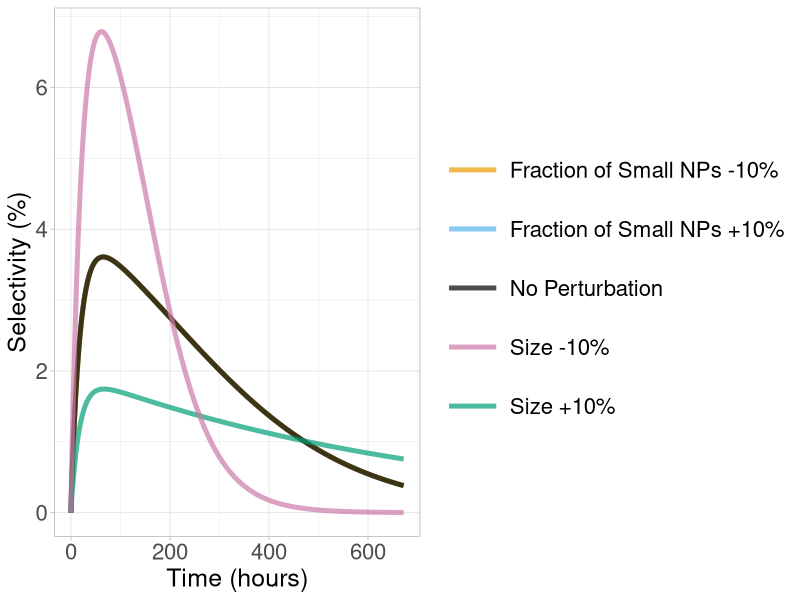
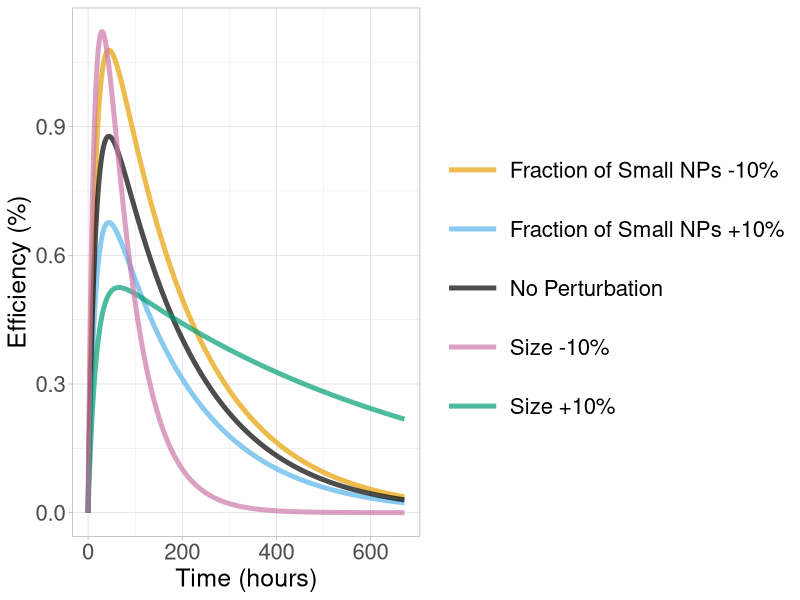

Reproduce these figures in R, in order. (Note: this script raises an error after producing the figures.)
# Working directory
library(ggplot2)
library(deSolve)

setwd("C:/Users/ptsir/Documents/GitHub/NP_mediated_drug_delivery")
#####################################
### Function to create Parameters ###
#####################################
create.params <<- function(weight){
  # Physiological parameters units
  # V_blood, V_ven, V_art (ml): Volume of total blood, venous blood and arterial blood
  # w_i (g):                    mass of tissue or organ "i"
  # V_tis_i (ml):                volume of tissue or organ "i"
  # V_cap_i (ml):                volume of capillary blood in tissue "i"
  # Q_i, Q_total (ml/h):        regional blood flow of tissue or organ "i"
  
  # List with names of  compartments
  compartments <- list("RoB"="RoB","Heart"="Heart", "Kidneys"="Kidneys", 
                       "Brain"="Brain", "Spleen"="Spleen",
                       "Lungs"="Lungs", "Liver"="Liver", "Uterus"="Uterus", 
                       "Bone"="Bone", "Adipose"="Adipose", "Skin"="Skin",
                       "MusCLE_fs"="MusCLE_fs",
                       "GIT"="GIT") # List with names of all possible compartments
  
  ### Density of tissues/organs
  d_tissue <- 1 #g/ml
  d_skeleton <- 1.92 #g/ml
  d_adipose <- 0.940 #g/ml
  
  Q_total <- (1.54*weight^0.75)*60 # Total Cardiac Output (ml/h)
  
  Total_Blood <- 0.06*weight+0.77 # Total blood volume (ml)
  
  #The following equation gives the  adipose % of body weight 
  fr_ad <- 0.0199*weight + 1.644 # w in g,  Brown et al.1997 p.420. 
  #read data from excel
  fractions <- openxlsx::read.xlsx("Rat_physiological_parameters.xlsx",
                                   sheet = 1, colNames = T, rowNames = T)
  fractions <- as.matrix(sapply(fractions, as.numeric))
  rownames(fractions) <- compartments
  
  #Tissue weight fraction 
  Tissue_fractions <- fractions[,1]/100 # % of BW. Na values refers to the volume of the rest organs(RoB)
  Tissue_fractions[10] <- fr_ad/100
  #Regional blood flow fraction
  Regional_flow_fractions <- fractions[,2]/100 # % of total cardiac output
  #Capillary volume fractions (fractions of tissue volume)
  Capillary_fractions <- fractions[,3] # of tissue volume
  
  W_tis <- rep(0,length(compartments))
  V_tis <- rep(0,length(compartments))
  V_cap <- rep(0,length(compartments))
  
  # Retrieval of tissue weight fractions
  fw_heart <- Tissue_fractions[2]
  fw_kidneys <- Tissue_fractions[3]
  fw_brain <- Tissue_fractions[4]
  fw_spleen <-Tissue_fractions[5]
  fw_lungs <- Tissue_fractions[6]
  fw_liver <- Tissue_fractions[7]
  fw_skeleton <- Tissue_fractions[8]
  fw_uterus <- Tissue_fractions[9]
  fw_adipose <- Tissue_fractions[10]
  fw_skin <- Tissue_fractions[11]
  fw_musCLE_fs <- Tissue_fractions[12]
  fw_git <- Tissue_fractions[13]
  
  ### Calculation of tissue weights  
  W_tis[2] <- fw_heart*weight
  W_tis[3] <- fw_kidneys*weight
  W_tis[4] <- fw_brain*weight
  W_tis[5] <- fw_spleen*weight
  W_tis[6] <- fw_lungs*weight
  W_tis[7] <- fw_liver*weight
  W_tis[8] <- fw_uterus*weight
  W_tis[9] <- fw_skeleton*weight
  W_tis[10] <- fw_adipose*weight
  W_tis[11] <- fw_skin*weight
  W_tis[12] <- fw_musCLE_fs*weight
  W_tis[13] <- fw_git*weight
  
  for (i in 1:length(compartments)) {
    ###Calculation of tissue volumes
    if (i==9){
      V_tis[i] <- W_tis[i]/d_skeleton
    } else if(i==10){
      V_tis[i] <- W_tis[i]/d_adipose
    } else{
      V_tis[i] <- W_tis[i]/d_tissue 
    }
    
    ###Calculation of capillary volumes
    V_cap[i] <- V_tis[i]*Capillary_fractions[i]
  }
  
  
  ### Calculations for "Soft tissue" compartment
  W_tis[1] <- weight - sum(W_tis[2:length(W_tis)], na.rm = TRUE)-Total_Blood
  V_tis[1] <- W_tis[1]     
  
  Vven=0.64*Total_Blood
  Vart=0.15*Total_Blood
  
  V_lu_is <- V_tis[6] 
  V_lu_cap <- V_cap[6] 
  V_rob_is <- sum(V_tis)-V_tis[6]
  V_rob_cap <- sum(V_cap)-V_cap[6]
  
  return(c("Q_blood_total"=Q_total,  "V_ven"=Vven, "V_art"=Vart,
           "V_lu_is" = V_lu_is, "V_rob_is" = V_rob_is,
           "V_lu_cap" = V_lu_cap, "V_rob_cap" = V_rob_cap))
}


#===============================================
#2. Function to create initial values for ODEs 
#===============================================

create.inits <<- function(dose, fraction){
  M_lu_cap_small<-0; M_lu_is_small<-0;M_lu_cell_small <- 0; M_lu_pc_small <- 0;
  M_rob_cap_small<-0; M_rob_is_small<-0; 
  M_rob_cell_small <- 0; M_rob_pc_small <- 0;
  M_ven_small <- dose*fraction; M_art_small<-0; M_excreta_small<-0
  
  M_lu_cap_big<-0; M_lu_is_big<-0;M_lu_cell_big <- 0; M_lu_pc_big <- 0; 
  M_rob_cap_big<-0; M_rob_is_big<-0; 
  M_rob_cell_big <- 0; M_rob_pc_big <- 0;
  M_ven_big <- dose*(1-fraction); M_art_big<-0; M_excreta_big<-0
  
  return(c( "M_lu_cap_small" = M_lu_cap_small, "M_lu_is_small"=M_lu_is_small,
            "M_lu_cell_small" = M_lu_cell_small,
            "M_lu_pc_small" = M_lu_pc_small,
            "M_rob_cap_small"=M_rob_cap_small, "M_rob_is_small"=M_rob_is_small,
            "M_rob_cell_small" = M_rob_cell_small,
            "M_rob_pc_small" = M_rob_pc_small,
            "M_ven_small" = M_ven_small, "M_art_small" = M_art_small,
            "M_excreta_small" = M_excreta_small,
            
            "M_lu_cap_big" = M_lu_cap_big, "M_lu_is_big"=M_lu_is_big,
            "M_lu_cell_big" = M_lu_cell_big,
            "M_lu_pc_big" = M_lu_pc_big,
            "M_rob_cap_big"=M_rob_cap_big, "M_rob_is_big"=M_rob_is_big,
            "M_rob_cell_big" = M_rob_cell_big,
            "M_rob_pc_big" = M_rob_pc_big,
            "M_ven_big" = M_ven_big, "M_art_big" = M_art_big,"M_excreta_big" = M_excreta_big))
  
}
#==============
#3. ODEs System
#==============
Rat_model <<- function(time, inits, params){
  with(as.list(c(inits, params)),{
    #Estimate the interpolated weights
    if (time<=7*24){
      interpolated_weight = round(229+ time*(243-229)/(7*24))
    }else{
      interpolated_weight =  round(243 + (time-7*24)*(288-243)/((28-7)*24))
    }
    #Find the position of the interpolated weight
    which_weight <- which(all_weights == interpolated_weight)
    # Obtain physiological parameters based on interpolated weight
    parameters <- physiological_pars[[which_weight]]
    Q_blood_total <- parameters["Q_blood_total"]
    V_ven <- parameters["V_ven"]
    V_art <- parameters["V_art"]
    V_lu_is <-  parameters["V_lu_is"]
    V_lu_cap <-  parameters["V_lu_cap"]
    V_rob_is <- parameters["V_rob_is"]
    V_rob_cap <- parameters["V_rob_cap"]
    GFRC = 62.1	#glomerular filtration rate (L/hr/kg kidney) (male); Corley, 2005
    MK <- interpolated_weight * (0.73/100) #kidney mass in g
    GFR = GFRC*(MK/1000)*1000	#scaled glomerular filtration rate (mL/hr)
    
    Q_total <- Q_blood_total*(1-Hct)
    QL_lu <- Q_total/500
    QL_rob <- Q_total/500
    
    # Concentrations (micro grams of NPs)/(mL tissue)
    C_lu_is_small <- M_lu_is_small/V_lu_is
    C_lu_cap_small <- M_lu_cap_small/V_lu_cap
    C_rob_is_small <- M_rob_is_small/V_rob_is
    C_rob_cap_small <- M_rob_cap_small/V_rob_cap
    C_ven_small <- M_ven_small/V_ven
    C_art_small <- M_art_small/V_art
    
    C_lu_is_big <- M_lu_is_big/V_lu_is
    C_lu_cap_big <- M_lu_cap_big/V_lu_cap
    C_rob_is_big <- M_rob_is_big/V_rob_is
    C_rob_cap_big <- M_rob_cap_big/V_rob_cap
    C_ven_big <- M_ven_big/V_ven
    C_art_big <- M_art_big/V_art
    
    #Estimate lung's reflection coefficient
    a_lu <- np_size/lung_pore_size
    if(np_size>lung_pore_size){
      a_lu <- 1
    }
    Phi_lu = (1-a_lu)^2
    F_lu <- (((1-a_lu^2)^(3/2))*Phi_lu)/(1+0.2*(a_lu^2)*(1-a_lu^2)^16)
    G_lu <- ((1- (2*a_lu^2)/3 - 0.20217*a_lu^5 )/ (1-0.75851*a_lu^5)) - (0.0431*(1-(1-a_lu^10)))
    sigma_lu <- 1-(1-(1-Phi_lu)^2)*G_lu+2*a_lu^2*Phi_lu*F_lu
    
    #Estimate rob reflection coefficient
    a_rob <- np_size/rob_pore_size
    if(np_size>rob_pore_size){
      a_rob <- 1
    }
    Phi_rob = (1-a_rob)^2
    F_rob <- (((1-a_rob^2)^(3/2))*Phi_rob)/(1+0.2*(a_rob^2)*(1-a_rob^2)^16)
    G_rob <- ((1- (2*a_rob^2)/3 - 0.20217*a_rob^5 )/ (1-0.75851*a_rob^5)) - (0.0431*(1-(1-a_rob^10)))
    sigma_rob <- 1-(1-(1-Phi_rob)^2)*G_rob+2*a_rob^2*Phi_rob*F_rob
    
    #----------------------------------------------------------------
    # For small particles that can undergo glomerular filtration 
    #----------------------------------------------------------------
    # Lungs
    dM_lu_cap_small <-  Q_total*C_ven_small - (Q_total-QL_lu)*C_lu_cap_small -
      (1-sigma_lu)*QL_lu*C_lu_cap_small 
    dM_lu_is_small <- (1-sigma_lu)*QL_lu*C_lu_cap_small   -QL_lu*C_lu_is_small -
      k_lu_in *M_lu_is_small + k_lu_out *M_lu_cell_small #- M_lu_is*pc_lu
    dM_lu_cell_small <-k_lu_in *M_lu_is_small - k_lu_out *M_lu_cell_small
    dM_lu_pc_small <-  0#M_lu_is*pc_lu
    
    #Rest of the body
    dM_rob_cap_small <-  Q_total*C_art_small - (Q_total-QL_rob)*C_rob_cap_small - 
      (1-sigma_rob)*QL_rob*C_rob_cap_small - M_rob_cap_small*pc_rob
    dM_rob_is_small <- (1-sigma_rob)*QL_rob*C_rob_cap_small - QL_rob*C_rob_is_small -
      k_rob_in *M_rob_is_small + k_rob_out *M_rob_cell_small 
    dM_rob_cell_small <- k_rob_in *M_rob_is_small - k_rob_out *M_rob_cell_small - 
      CLE_f*M_rob_cell_small
    dM_rob_pc_small <- M_rob_cap_small*pc_rob
    
    # Venous Blood
    dM_ven_small <- (Q_total-QL_rob)*C_rob_cap_small + QL_rob*C_rob_is_small + 
      QL_lu*C_lu_is_small- Q_total*C_ven_small
    
    # Arterial Blood
    dM_art_small <- (Q_total-QL_lu)*C_lu_cap_small - Q_total*C_art_small - 
      GFR*C_art_small
    
    # Excreta
    dM_excreta_small <- CLE_f*M_rob_cell_small+GFR*C_art_small
    
    #----------------------------------------------------------------
    # For big particles that cannot undergo glomerular filtration
    #----------------------------------------------------------------
    # Lungs
    dM_lu_cap_big <-  Q_total*C_ven_big - (Q_total-QL_lu)*C_lu_cap_big -
      (1-sigma_lu)*QL_lu*C_lu_cap_big 
    dM_lu_is_big <- (1-sigma_lu)*QL_lu*C_lu_cap_big   -QL_lu*C_lu_is_big -
      k_lu_in *M_lu_is_big + k_lu_out *M_lu_cell_big #- M_lu_is*pc_lu
    dM_lu_cell_big <-k_lu_in *M_lu_is_big - k_lu_out *M_lu_cell_big
    dM_lu_pc_big <-  0#M_lu_is*pc_lu
    
    #Rest of the body
    dM_rob_cap_big <-  Q_total*C_art_big - (Q_total-QL_rob)*C_rob_cap_big - 
      (1-sigma_rob)*QL_rob*C_rob_cap_big - M_rob_cap_big*pc_rob
    dM_rob_is_big <- (1-sigma_rob)*QL_rob*C_rob_cap_big - QL_rob*C_rob_is_big -
      k_rob_in *M_rob_is_big + k_rob_out *M_rob_cell_big 
    dM_rob_cell_big <- k_rob_in *M_rob_is_big - k_rob_out *M_rob_cell_big - 
      CLE_f*M_rob_cell_big
    dM_rob_pc_big <- M_rob_cap_big*pc_rob
    
    # Venous Blood
    dM_ven_big <- (Q_total-QL_rob)*C_rob_cap_big + QL_rob*C_rob_is_big + 
      QL_lu*C_lu_is_big- Q_total*C_ven_big
    
    # Arterial Blood
    dM_art_big <- (Q_total-QL_lu)*C_lu_cap_big - Q_total*C_art_big  
    
    
    # Excreta
    dM_excreta_big <- CLE_f*M_rob_cell_big
    
    # Total amounts of NPs
    Whole_blood <- M_art_small + M_ven_small + M_art_big + M_ven_big
    Lungs <- M_lu_cap_small + M_lu_is_small + M_lu_pc_small + M_lu_cell_small+
      M_lu_cap_big + M_lu_is_big + M_lu_pc_big + M_lu_cell_big
    Rob <- M_rob_cap_small + M_rob_is_small + M_rob_cell_small + M_rob_pc_small + 
      M_rob_cap_big + M_rob_is_big + M_rob_cell_big + M_rob_pc_big
    Excreta <- M_excreta_small  +M_excreta_big 
    
    NP_tot <- Whole_blood + Lungs + Rob + Excreta
    selectivity <- (M_lu_cell_small+M_lu_cell_big)/(Whole_blood + Rob + Lungs)
    efficiency <- (M_lu_cell_small+M_lu_cell_big)/NP_tot   
    
    list(c("dM_lu_cap_small" = dM_lu_cap_small, "dM_lu_is_small" = dM_lu_is_small, 
           "dM_lu_cell_small" = dM_lu_cell_small,"dM_lu_pc_small" = dM_lu_pc_small,
           "dM_rob_cap_small" = dM_rob_cap_small, "dM_rob_is_small" = dM_rob_is_small, 
           "dM_rob_cell_small" = dM_rob_cell_small, 
           "dM_rob_pc_small" = dM_rob_pc_small,
           "dM_ven_small" = dM_ven_small,"dM_art_small" = dM_art_small,
           "dM_excreta_small" = dM_excreta_small,
           "dM_lu_cap_big" = dM_lu_cap_big, "dM_lu_is_big" = dM_lu_is_big, 
           "dM_lu_cell_big" = dM_lu_cell_big,"dM_lu_pc_big" = dM_lu_pc_big,
           "dM_rob_cap_big" = dM_rob_cap_big, "dM_rob_is_big" = dM_rob_is_big, 
           "dM_rob_cell_big" = dM_rob_cell_big, 
           "dM_rob_pc_big" = dM_rob_pc_big,
           "dM_ven_big" = dM_ven_big,"dM_art_big" = dM_art_big,
           "dM_excreta_big" = dM_excreta_big), 
         "Whole_blood"=Whole_blood,"Lungs" = Lungs, "Rob" = Rob, "Excreta" = Excreta,
         "selectivity" =selectivity, "efficiency" = efficiency )
  })
}

# Function for estimating perturbations of response based on changes in size
perturbations <- function(physiological_pars,all_weights,
                          fraction_perturbation = 1, np_size_perturbation = 1){
  
  fraction <- 0.697*fraction_perturbation
  inits <- create.inits(unname(dose), fraction)
  
  parms <- c("rob_pore_size" = 7.29, 
             "lung_pore_size" =8.84,
             "CLE_f" = 21500,
             "pc_rob" = 0.0039 ,
             "k_rob_in" =  3,
             "k_rob_out" = 0.94 ,
             "Hct" = 0.45,"np_size" =6.5 * np_size_perturbation,
             'k_lu_in' = 0.400,  'k_lu_out' =0.0598,
             "physiological_pars" = physiological_pars, 
             "all_weights" = all_weights)
  sol_times <- seq(0,28*24, 1 )
  solution <- data.frame(deSolve::ode(times = sol_times,  func = Rat_model,
                                      y = inits, parms = parms, method="lsodes",
                                      rtol = 1e-7, atol = 1e-7))

  return(solution)
}

##############################################################################
################################################################################


# Load the data for PFAS concentration
data_concentration <- t(openxlsx::read.xlsx ('PEG-AU-NPs.xlsx', 
                                             sheet = "Kozics_concentration", 
                                             colNames = TRUE, rowNames = TRUE))
data_mass <- t(openxlsx::read.xlsx ('PEG-AU-NPs.xlsx', 
                                    sheet = "Kozics_mass", 
                                    colNames = TRUE, rowNames = TRUE)[1:5,])

dose_per_weight <- 0.7 #mg/kg
dose <<- dose_per_weight*229
#The percentage of gold recovery in the analyzed samples
#detected 1 h after i.v. injection accounted for approximately 68.5% of the total injected
#dose.
#dose <- rowSums(data_mass)[1]/0.685 
df <- data.frame(time = c(1, 4, 24, 7*24, 28*24), lungs = unname(data_mass[,"lungs"]), 
                 rob = unname(data_mass[,"liver"]+ data_mass[,"spleen"] + 
                                data_mass[,"kidneys"]),  excreta = rep(NA, 5),
                 blood = unname(data_mass[,"blood"]))
df$excreta <- dose - (df$lungs+df$rob+df$blood)
# Vector of all possible interpolated weights
all_weights <- 229:288 #g
physiological_pars <- list()
for(i in 1:length(all_weights)){
  physiological_pars[[i]] <- create.params(all_weights[i])
}

baseline <- perturbations(physiological_pars,all_weights)
fraction_1.1 <- perturbations(physiological_pars,all_weights,fraction_perturbation = 1.1)
fraction_0.9 <- perturbations(physiological_pars,all_weights,fraction_perturbation = 0.9)
size_1.1 <- perturbations(physiological_pars,all_weights,np_size_perturbation = 1.1)
size_0.9 <- perturbations(physiological_pars,all_weights,np_size_perturbation = 0.9)


selectivity_df <- data.frame(time = baseline$time, baseline = 100*baseline$selectivity, 
                             fraction_1.1 = 100*fraction_1.1$selectivity,
                             fraction_0.9 =  100*fraction_0.9$selectivity,
                             size_1.1 = 100*size_1.1$selectivity,
                             size_0.9 = 100*size_0.9$selectivity)

cls <-  c("Fraction of Small NPs +10%" = "#56B4E9", "Fraction of Small NPs -10%" = "#E69F00",
          "No Perturbation" ="#000000", "Size +10%" = "#009E73", "Size -10%" ="#CC79A7")

# Selectivity plot
selectivity_plot <- ggplot(data = selectivity_df)+
  geom_line( aes(x=time, y=fraction_1.1, color = "Fraction of Small NPs +10%" ), size=1.7, alpha = 0.7)+
  geom_line( aes(x=time, y=fraction_0.9, color = "Fraction of Small NPs -10%" ), size=1.7, alpha = 0.7)+
  geom_line(aes(x=time, y=baseline, color = "No Perturbation" ), size=1.7, alpha = 0.7)+
  geom_line(aes(x=time, y=size_1.1, color = "Size +10%" ), size=1.7, alpha = 0.7)+
  geom_line(aes(x=time, y=size_0.9, color = "Size -10%" ), size=1.7, alpha = 0.7)+
  
  labs( y = "Selectivity (%)", x = "Time (hours)")+
  scale_color_manual("",values = cls)+
  theme_light() + 
  theme(plot.title = element_text(hjust = 0.5,size=20), 
        axis.title.y =element_text(hjust = 0.5,size=18),
        axis.text.y=element_text(size=16),
        axis.title.x =element_text(hjust = 0.5,size=18),
        axis.text.x=element_text(size=16),
        legend.title=element_text(hjust = 0.5,size=18), 
        legend.text=element_text(size=16),
        legend.key.size = unit(1.5, 'cm'))
# Save the plot with dynamically adjusted dimensions
ggsave("selectivity_plot.png", plot = selectivity_plot,
       device = 'png', dpi = 300,
       width = 13,
       height = 10,
       units = "in")
dev.off()

########

efficiency_df <- data.frame(time = baseline$time, baseline = 100*baseline$efficiency, 
                             fraction_1.1 = 100*fraction_1.1$efficiency,
                             fraction_0.9 =  100*fraction_0.9$efficiency,
                             size_1.1 = 100*size_1.1$efficiency,
                             size_0.9 = 100*size_0.9$efficiency)

# Efficiency plot
efficiency_plot <- ggplot(data = efficiency_df)+
  geom_line( aes(x=time, y=fraction_1.1, color = "Fraction of Small NPs +10%" ), size=1.7, alpha = 0.7)+
  geom_line( aes(x=time, y=fraction_0.9, color = "Fraction of Small NPs -10%" ), size=1.7, alpha = 0.7)+
  geom_line(aes(x=time, y=baseline, color = "No Perturbation" ), size=1.7, alpha = 0.7)+
  geom_line(aes(x=time, y=size_1.1, color = "Size +10%" ), size=1.7, alpha = 0.7)+
  geom_line(aes(x=time, y=size_0.9, color = "Size -10%" ), size=1.7, alpha = 0.7)+
  
  labs( y = "Efficiency (%)", x = "Time (hours)")+
  scale_color_manual("",values = cls)+
  theme_light() + 
  theme(plot.title = element_text(hjust = 0.5,size=20), 
        axis.title.y =element_text(hjust = 0.5,size=18),
        axis.text.y=element_text(size=16),
        axis.title.x =element_text(hjust = 0.5,size=18),
        axis.text.x=element_text(size=16),
        legend.title=element_text(hjust = 0.5,size=18), 
        legend.text=element_text(size=16),
        legend.key.size = unit(1.5, 'cm'))
# Save the plot with dynamically adjusted dimensions
ggsave("efficiency_plot.png", plot = efficiency_plot,
       device = 'png', dpi = 300,
       width = 13,
       height = 10,
       units = "in")
dev.off()
